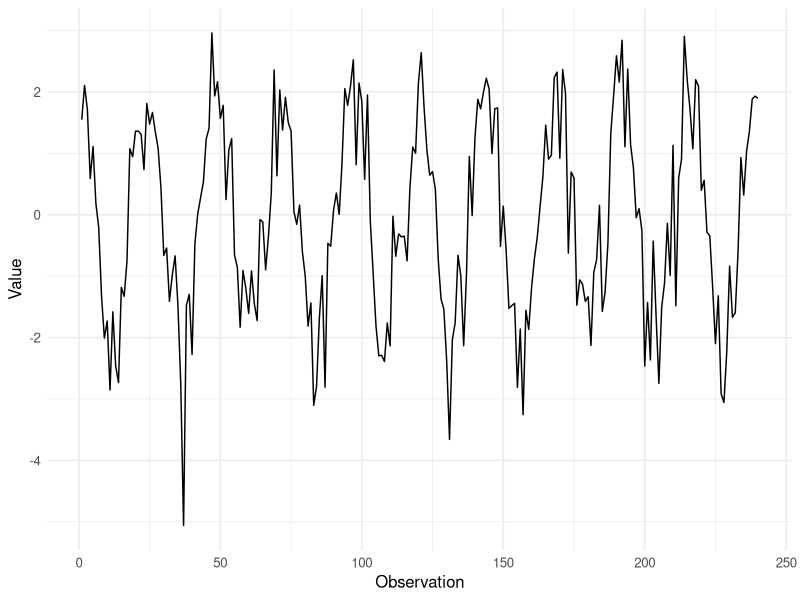
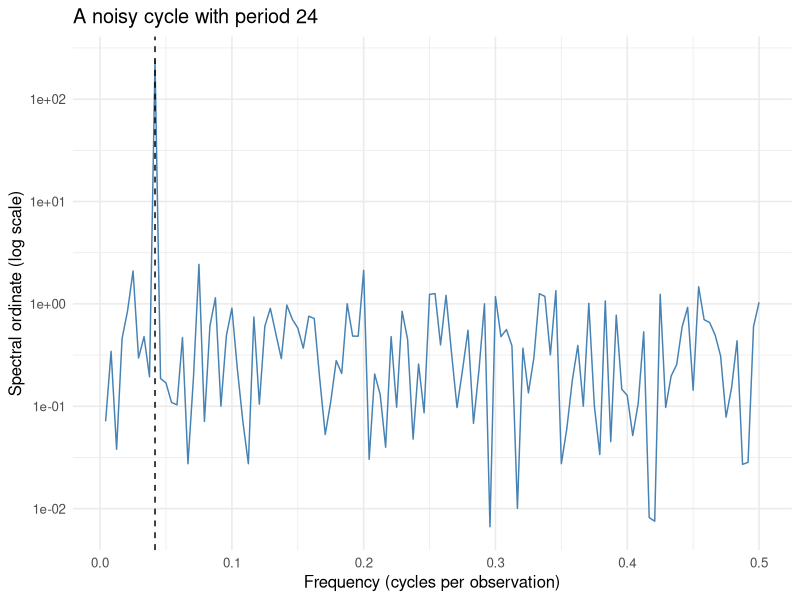
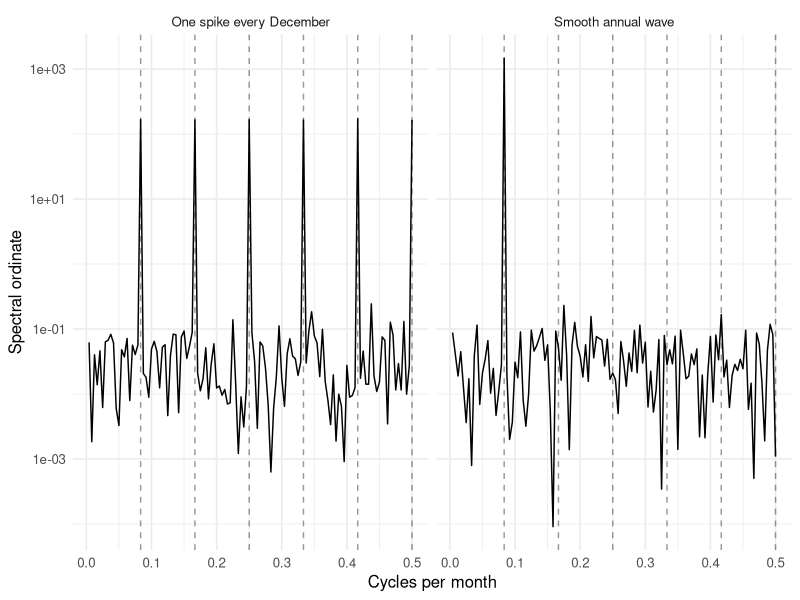
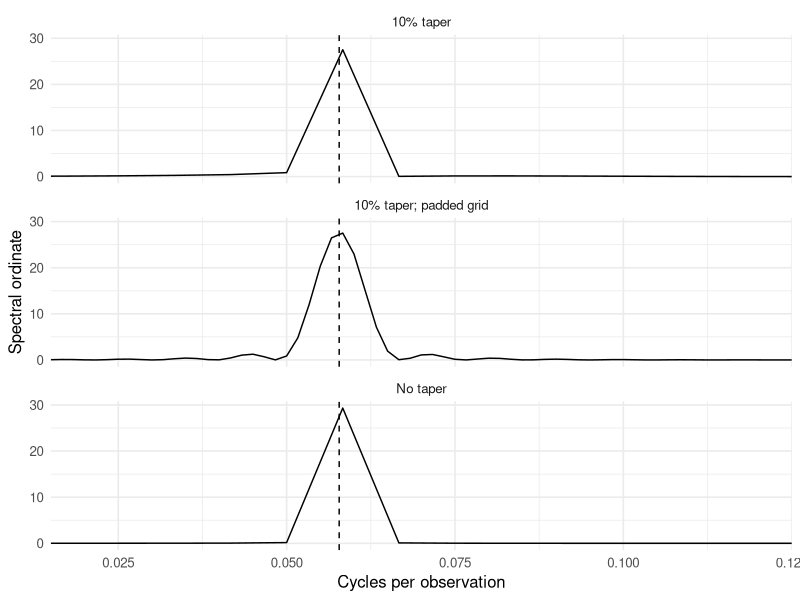
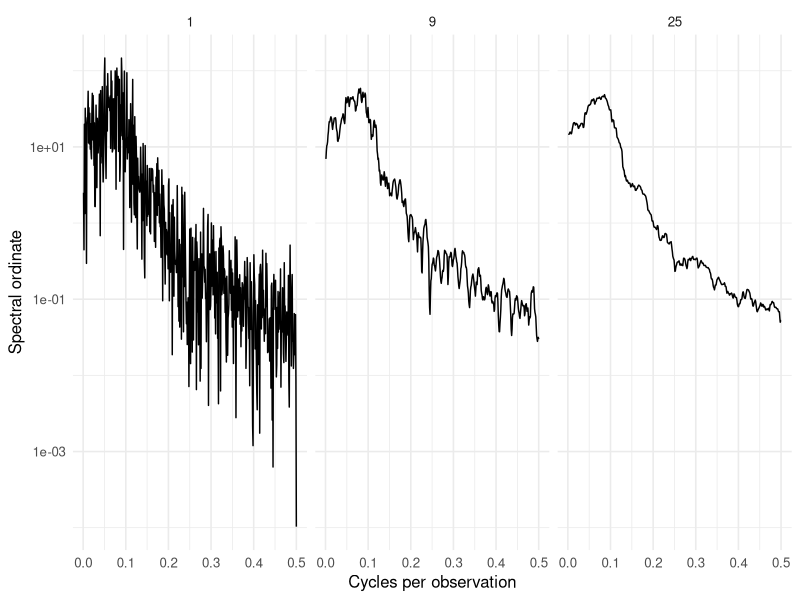
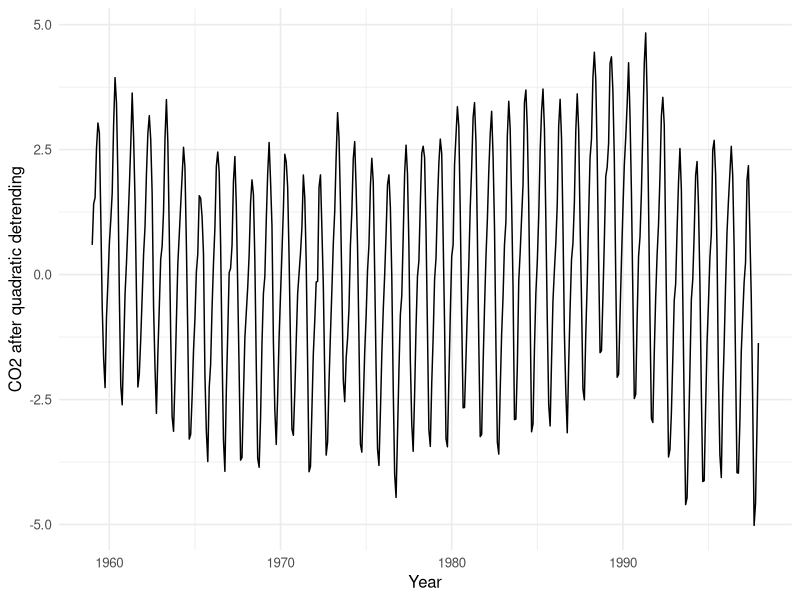
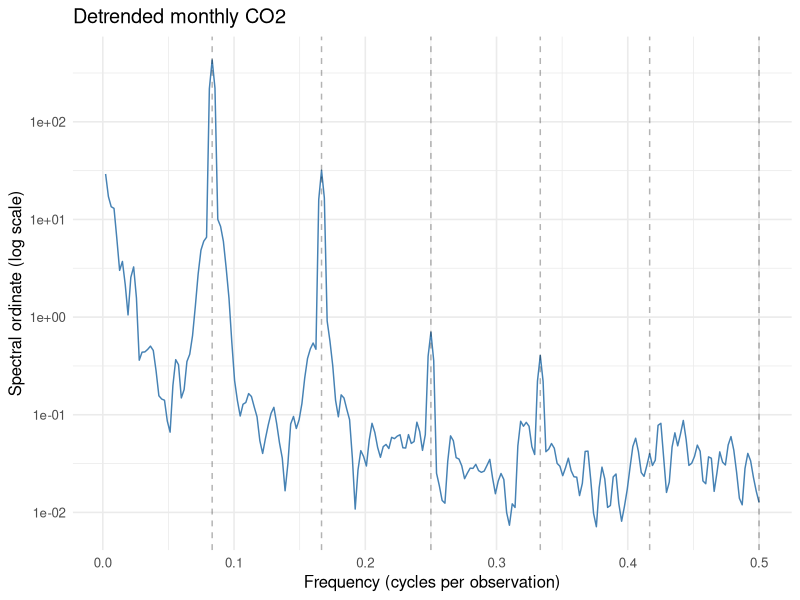
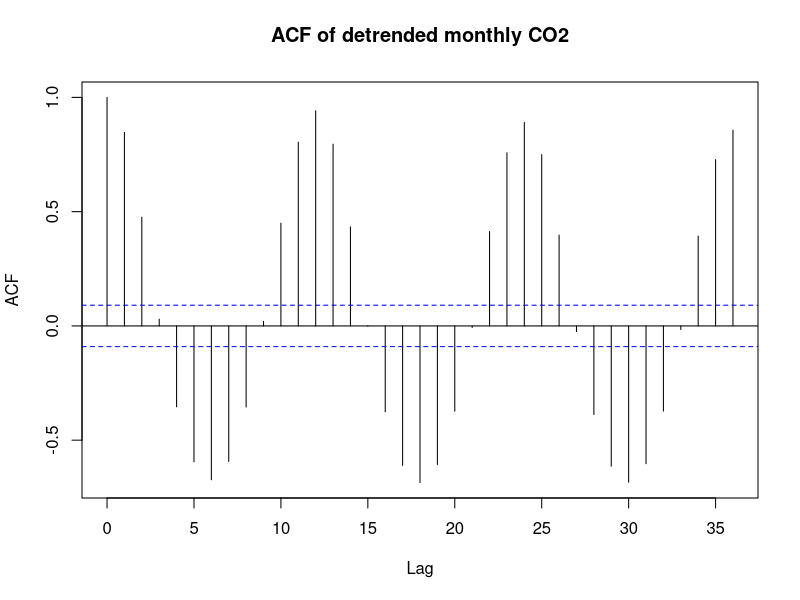

These figures' R source, in order:
## ---- chunk 1
library(ggplot2)
library(dplyr)
theme_set(theme_minimal(base_size = 12))
## ---- chunk 2
units <- data.frame(example = c("Monthly annual cycle", "Quarterly annual cycle",
                               "Hourly daily cycle", "Daily weekly cycle"),
                    period = c(12, 4, 24, 7)) |>
  mutate(f = 1 / period, omega = 2 * pi * f)
units
## ---- chunk 3
spectrum_df <- function(x, spans = NULL, taper = 0.1, detrend = TRUE,
                        pad = 0, fast = FALSE) {
  s <- spec.pgram(as.numeric(x), spans = spans, taper = taper,
                  detrend = detrend, demean = !detrend,
                  pad = pad, fast = fast, plot = FALSE)
  data.frame(frequency = as.numeric(s$freq), power = as.numeric(s$spec))
}

plot_spectrum <- function(d, title = NULL) {
  ggplot(d, aes(frequency, pmax(power, .Machine$double.eps))) +
    geom_line(colour = "steelblue") + scale_y_log10() +
    labs(x = "Frequency (cycles per observation)",
         y = "Spectral ordinate (log scale)", title = title)
}

top_peaks <- function(d, number = 5) {
  # Local maxima, so a broad peak is not reported as five adjacent frequencies.
  k <- which(d$power > c(-Inf, head(d$power, -1)) &
               d$power >= c(tail(d$power, -1), -Inf))
  d[k, ] |> arrange(desc(power)) |> slice_head(n = number) |>
    mutate(period_observations = 1 / frequency)
}
## ---- chunk 4
raw_periodogram <- function(x) {
  x <- as.numeric(x) - mean(x)
  n <- length(x)
  j <- seq_len(floor(n / 2))
  data.frame(frequency = j / n, power = Mod(fft(x)[j + 1])^2 / n)
}

set.seed(24)
n <- 240
t <- seq_len(n)
wave <- 2 * cos(2*pi*t/24) + rnorm(n, sd = 0.7)
ggplot(data.frame(t, wave), aes(t, wave)) + geom_line() +
  labs(x = "Observation", y = "Value")
manual <- raw_periodogram(wave)
builtin <- spectrum_df(wave, taper = 0, detrend = FALSE)
stopifnot(isTRUE(all.equal(manual$power, builtin$power, tolerance = 1e-8)))
plot_spectrum(manual, "A noisy cycle with period 24") +
  geom_vline(xintercept = 1/24, linetype = 2)
top_peaks(manual, 3)

# Parseval check: double interior positive frequencies, but not the Nyquist bin.
weights <- ifelse(abs(manual$frequency - 0.5) < 1e-12, 1, 2)
c(variance_divisor_n = mean((wave - mean(wave))^2),
  spectral_sum = sum(weights * manual$power) / n,
  R_sample_variance = var(wave))
stopifnot(abs(sum(weights * manual$power)/n - mean((wave - mean(wave))^2)) < 1e-8)
## ---- chunk 5
set.seed(61)
tm <- 1:240
seasonal_examples <- bind_rows(
  data.frame(t = tm, y = 5 * sin(2*pi*tm/12) + rnorm(240, sd = 0.2),
             pattern = "Smooth annual wave"),
  data.frame(t = tm, y = 10 * as.integer(tm %% 12 == 0) + rnorm(240, sd = 0.2),
             pattern = "One spike every December"))
season_spectra <- bind_rows(lapply(split(seasonal_examples, seasonal_examples$pattern), function(d) {
  transform(spectrum_df(d$y, taper = 0, detrend = FALSE), pattern = d$pattern[1])
}))
ggplot(season_spectra, aes(frequency, power)) + geom_line() +
  scale_y_log10() + geom_vline(xintercept = (1:6)/12, linetype = 2, alpha = 0.4) +
  facet_wrap(~pattern) + labs(x = "Cycles per month", y = "Spectral ordinate")
## ---- chunk 6
off_grid <- cos(2*pi*(1:120)/17.3)
leakage <- bind_rows(
  transform(spectrum_df(off_grid, taper = 0, detrend = FALSE), method = "No taper"),
  transform(spectrum_df(off_grid, taper = 0.1, detrend = FALSE), method = "10% taper"),
  transform(spectrum_df(off_grid, taper = 0.1, detrend = FALSE, pad = 4),
            method = "10% taper; padded grid"))
ggplot(leakage, aes(frequency, power)) + geom_line() +
  geom_vline(xintercept = 1/17.3, linetype = 2) +
  facet_wrap(~method, ncol = 1) + coord_cartesian(xlim = c(0.02, 0.12)) +
  labs(x = "Cycles per observation", y = "Spectral ordinate")
## ---- chunk 7
set.seed(71)
ar2 <- as.numeric(arima.sim(list(ar = c(1.5, -0.75)), n = 1024))
smoothing <- bind_rows(lapply(c(1, 9, 25), function(span) {
  transform(spectrum_df(ar2, spans = if (span == 1) NULL else span), span = span)
}))
ggplot(smoothing, aes(frequency, power)) + geom_line() +
  scale_y_log10() + facet_wrap(~span) +
  labs(x = "Cycles per observation", y = "Spectral ordinate")
## ---- chunk 8
co2_y <- as.numeric(co2)
co2_t <- seq_along(co2_y)
co2_trend <- lm(co2_y ~ co2_t + I(co2_t^2))
co2_resid <- residuals(co2_trend)
ggplot(data.frame(t = as.numeric(time(co2)), value = co2_resid), aes(t, value)) +
  geom_line() + labs(x = "Year", y = "CO2 after quadratic detrending")
co2_spec <- spectrum_df(co2_resid, spans = 3, detrend = FALSE)
plot_spectrum(co2_spec, "Detrended monthly CO2") +
  geom_vline(xintercept = (1:6)/12, linetype = 2, alpha = 0.3)
top_peaks(co2_spec)
## ---- chunk 9
acf(co2_resid, lag.max = 36, main = "ACF of detrended monthly CO2")
